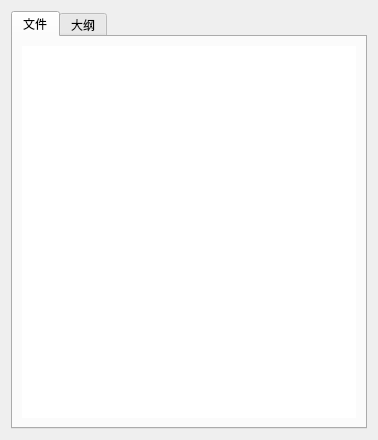
<?xml version="1.0" encoding="UTF-8"?>
<ui version="4.0">
 <class>QLeftWidget</class>
 <widget class="QWidget" name="QLeftWidget">
  <property name="geometry">
   <rect>
    <x>0</x>
    <y>0</y>
    <width>378</width>
    <height>440</height>
   </rect>
  </property>
  <property name="windowTitle">
   <string>Form</string>
  </property>
  <layout class="QVBoxLayout" name="verticalLayout">
   <item>
    <widget class="QTabWidget" name="m_tabWidget">
     <property name="styleSheet">
      <string notr="true"/>
     </property>
     <property name="currentIndex">
      <number>0</number>
     </property>
     <widget class="QWidget" name="tab">
      <attribute name="title">
       <string>文件</string>
      </attribute>
      <layout class="QVBoxLayout" name="verticalLayout_3">
       <item>
        <widget class="QSelfListWidget" name="m_listWidget">
         <property name="enabled">
          <bool>true</bool>
         </property>
         <property name="tabletTracking">
          <bool>false</bool>
         </property>
         <property name="frameShape">
          <enum>QFrame::NoFrame</enum>
         </property>
         <property name="frameShadow">
          <enum>QFrame::Raised</enum>
         </property>
        </widget>
       </item>
      </layout>
     </widget>
     <widget class="QWidget" name="tab_2">
      <attribute name="title">
       <string>大纲</string>
      </attribute>
      <layout class="QVBoxLayout" name="verticalLayout_2">
       <item>
        <widget class="QTreeWidget" name="m_treeWidget">
         <column>
          <property name="text">
           <string notr="true">1</string>
          </property>
         </column>
        </widget>
       </item>
      </layout>
     </widget>
    </widget>
   </item>
  </layout>
 </widget>
 <customwidgets>
  <customwidget>
   <class>QSelfListWidget</class>
   <extends>QListWidget</extends>
   <header location="global">qselflistwidget.h</header>
  </customwidget>
 </customwidgets>
 <resources/>
 <connections/>
</ui>
